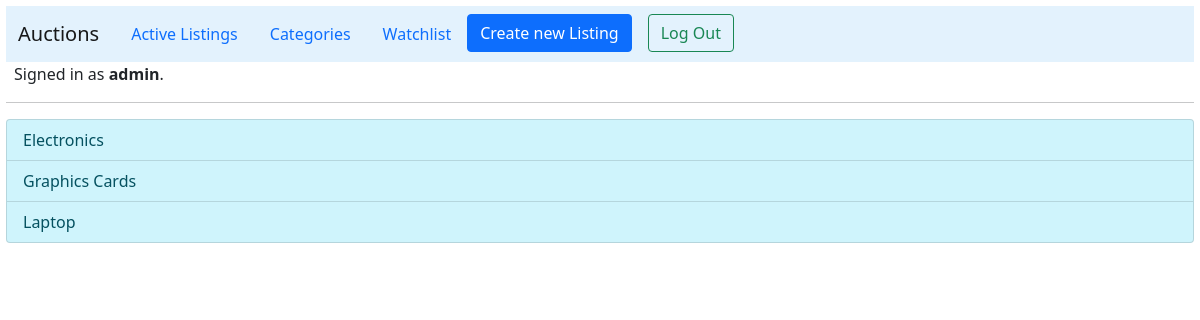
The app's page /categories (signed in), older data.
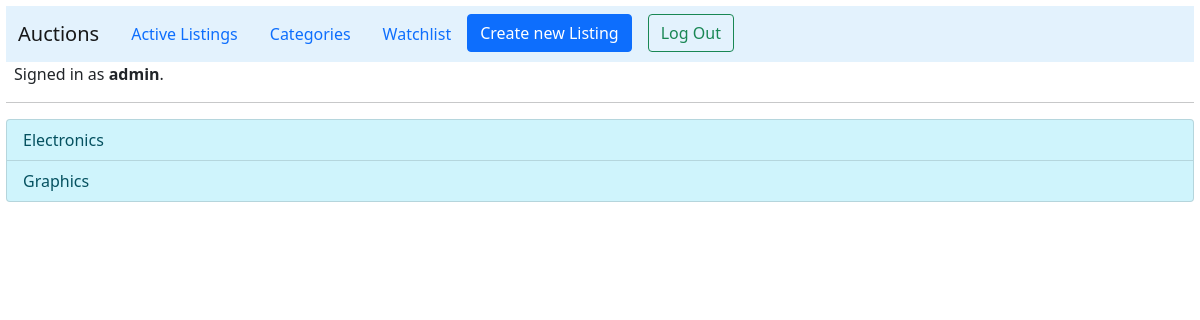
The same page, newer data.
### auctions/models.py (models this page shows, shortened)
class User(AbstractUser):
    watchlist = models.ManyToManyField(
        'ListingItem', related_name="users_on_watchlist", blank=True)

class Category(models.Model):
    name = models.CharField(max_length=20, unique=True, primary_key=True)
    def __str__(self):
        return self.name

### auctions/views.py (the view)
# urls.py: path('categories', views.categories, name="categories"),
def categories(request):
    categories = Category.objects.all()
    return render(request, "auctions/categories.html", {
        "categories": categories
    })

### auctions/templates/auctions/categories.html
{% extends 'auctions/layout.html' %} {% block body %}
<div class="list-group">
	{% for c in categories %}
	<a
		href="{% url 'category' c %}"
		class="list-group-item list-group-item-info list-group-item-action"
		>{{c}}</a
	>
	{% endfor %}
</div>
{% endblock %}

### auctions/templates/auctions/layout.html (shortened to what this page needs)
{% load static %}
<!DOCTYPE html>
<html lang="en">
	<head>
		<link
			href="https://cdn.jsdelivr.net/npm/bootstrap@5.0.0-beta2/dist/css/bootstrap.min.css"
			rel="stylesheet"
		/>
		<link href="{% static 'auctions/styles.css' %}" rel="stylesheet" />
	</head>
	<body>
		<nav
			class="navbar navbar-expand-lg navbar-light"
			style="background-color: #e3f2fd"
		>
			<div class="container-fluid">
				<span class="navbar-brand">Auctions</span>
				<div
					class="collapse navbar-collapse"
					id="navbarSupportedContent"
				>
					<ul class="nav">
						<li class="nav-item">
							<a class="nav-link" href="{% url 'index' %}"
								>Active Listings</a
							>
						</li>
						<li class="nav-item">
							<a class="nav-link" href="{% url 'categories' %}"
								>Categories</a
							>
						</li>
						{% if user.is_authenticated %}
						<li class="nav-item">
							<a class="nav-link" href="{% url 'watchlist' %}"
								>Watchlist</a
							>
						</li>
						<li class="nav-item me-3">
							<a class="btn btn-primary" href="{% url 'new_listing' %}"
								>Create new Listing</a
							>
						</li>
						<li class="nav-item">
							<a
								class="btn btn-outline-success"
								href="{% url 'logout' %}"
								>Log Out</a
							>
						</li>
						{% endif %}
					</ul>
				</div>
			</div>
		</nav>
		<div class="ms-2">
			{% if user.is_authenticated %} Signed in as
			<strong>{{ user.username }}</strong>. {% else %} Not signed in.
			{%endif %}
		</div>
		<hr />
		{% block body %} {% endblock %}
	</body>
</html>

### auctions/static/auctions/styles.css (style rules this page uses)
body { padding: 6px; }

Row changes from the older to the newer data that the page shows:
removed Category: name "Graphics Cards"
removed Category: name "Laptop"
added Category: name "Graphics"
